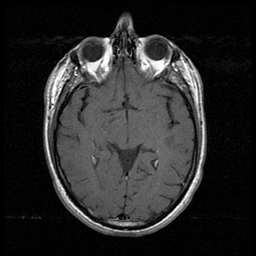
%> input picture MEDICAL_IMAGES/Filtrado Espacial/BrainMR.png, 256 x 256 px
$ octave ruidoImagenes.m   (GNU Octave 9; MATLAB toolbox functions it lacks are replaced by stand-ins)
%> lines starting %> are read from the running program, lines starting %| are printed output that depends on the picture
clc, clear, close all;

% cargar la imagen
img=imread("BrainMR.png");
%> img is the input picture: size 256x256x3 uint8; min 0, max 255, mean 41
% convertir a escala de grises
grayimg=im2gray(img);
% agregar ruido Gaussiano a la imagen
gauss_img=imnoise(grayimg,'gaussian',0,0.02);
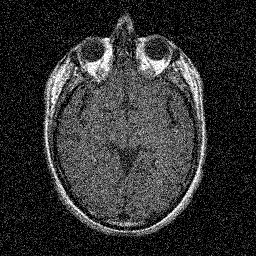
%> gauss_img: size 256x256 uint8; min 0, max 255, mean 48.5
% agregar ruido de Poisson a la imagen
poiss_img=imnoise(grayimg,'poisson');
% agregar ruido de sal y pimienta a la imagen
salpe_img=imnoise(grayimg,'salt & pepper', 0.05);
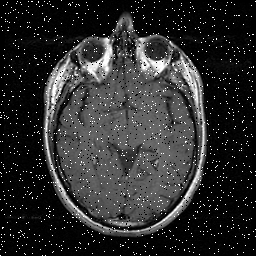
%> salpe_img: size 256x256 uint8; min 0, max 255, mean 45.4
% visualizar la imagen original y sus versiones con ruido
figure(1)
subplot(2,2,1)
imshow(grayimg);
title('Original')
subplot(2,2,2)
imshow(gauss_img);
title("Ruido Gaussiano, sigma=0.02")
subplot(2,2,3)
imshow(poiss_img);
title("Ruido de Poisson")
subplot(2,2,4)
imshow(salpe_img);
title("Ruido Sal y Pimienta, p=0.05")
sgtitle('Crear imágenes con ruido')
% guardar las imagenes con ruido
imwrite(gauss_img,"BrainMR_gauss.png");
imwrite(poiss_img,"BrainMR_poiss.png");
imwrite(salpe_img,"BrainMR_salpe.png");
